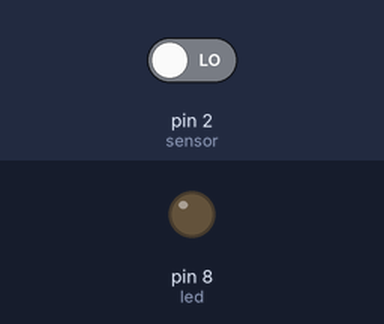
The sketch below on a simulated Arduino Uno, built with avr-gcc and run on an emulated ATmega328P. Shown: output pins drawn as LEDs (lit = HIGH). Inputs (shaded band) come from the test bench; at power-on: pin 2 (sensor) LOW. What the sketch prints to the serial monitor is not drawn.

Above: at 1.2 s.
1.3 s: pin 2 (sensor) driven HIGH
At 2.0 s:
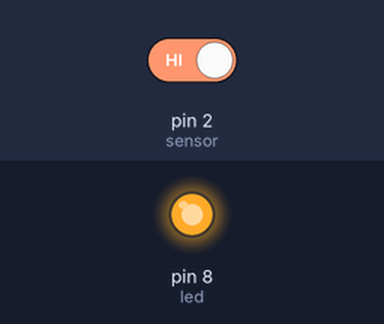
2.8 s: pin 2 (sensor) driven LOW
At 3.2 s:
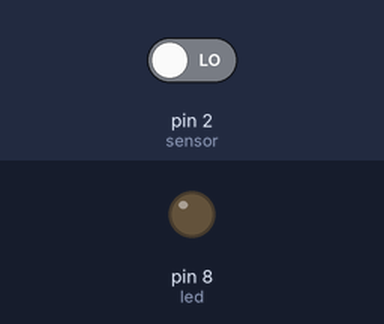
Timing chart, 0 to 5.8 s (numbered marks = the images above; inputs shaded):
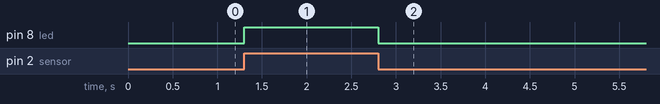

Measured:
- after the input at 1.3 s, pin 8 (led): LOW → HIGH at once
- after the input at 2.8 s, pin 8 (led): HIGH → LOW at once

The sketch:

ir_sensor.ino
```cpp
/*
   IR 송수신 센서 모듈 사용하기
   사용부품: IR 송수신 센서 모듈(FC-51) 1 개, LED 1 개, 저항(220Ω) 1 개
   플로팅 현상 있으면 INPUT_PULLUP 으로 설정
*/

int sensor = 2;
int led = 8;

void setup() {
  Serial.begin(9600);
  pinMode(sensor, INPUT);
  pinMode(led, OUTPUT);
}

void loop() {
  Serial.println(digitalRead(sensor));
  if(digitalRead(sensor)){
    digitalWrite(led, HIGH);
  }else{
    digitalWrite(led, LOW);
  }

}
```
